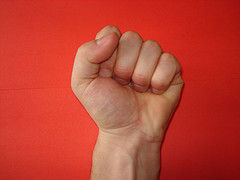
#> input picture pic/somepics/asdfgh0-1.jpg, 240 x 180 px; its folder holds only this picture in this run
$ python SLDP.py
#> lines starting #> are read from the running program, lines starting #| are printed output that depends on the picture; after the words box and inside, x2 and y2 are one past the last pixel; in counts of white or black regions, pixels touching at a corner belong together
# imports
import numpy as np
import glob
from sklearn.linear_model import Perceptron
from sklearn.model_selection import train_test_split
from sklearn.metrics import accuracy_score
import matplotlib.pyplot as plt
from PIL import Image
from skimage.util import random_noise

dirTrain = '../pic/TrainData/*.png'
dirTest = '../pic/TestData/*.png'
dirNoisy = '../pic/somepics/*.*'


def resizeImage(location, saveLoc):
#> called with location = '../pic/TrainData/*.png', saveLoc = '../pic/resized/train/SLDP/'
    imgMatrixList = list()
    noisyImg = list()
    resizedImg = list()
    imageName = list()
    imageLabel = list()
    for filename in glob.glob(location):
        im = Image.open(filename).convert('L')  # read image and turn it to gray
        bw = im.point(lambda r: 0 if r < 120 else 255, '1')  # create bw !but i use it cuz its faster!
        # bw = np.asarray(im).copy()
        # # Pixel range is 0...255, 256/2 = 128 but  120 is better for (threshold) here
        # bw[bw < 110] = 0  # Black
        # bw[bw >= 110] = 255  # White
        # bww = Image.fromarray(bw)  # Now we put it back
        imr = bw.resize((622, 534))  # resize image to max one (here us 622 * 534) !!! hard code !!!
        noisyimage = Image.fromarray((255 * (random_noise(np.asarray(imr), mode='s&p', amount=0.15, salt_vs_pepper=0.25))).astype(np.uint8))
        noisyImg.append(np.array(noisyimage))
        resizedImg.append(imr)  # append resized images
        imageName.append(filename.split("\\")[1])  # save File names
        imageLabel.append(filename.split("\\")[1][6])
        iml = np.where(np.array(imr) == True, 1, -1)  # turn 0 to -1 (black) and 255 to 1 (white)
        imgMatrixList.append(iml)  # matrix of images
    for (i, new) in enumerate(resizedImg):  # recreate images with new size and labeled name
        new.save('{}{}'.format(saveLoc, imageName[i]))
    return np.array(noisyImg), np.array(imgMatrixList), np.array(imageLabel)


# read data and preprocess x and y
noisy_matrix_train, feature_train_matrix, target_train = resizeImage(dirTrain, '../pic/resized/train/SLDP/')
noisy_matrix_test, feature_test_matrix, target_test = resizeImage(dirTest, '../pic/resized/test/SLDP/')
noisy_matrix_somepics, feature_noisy_matrix, target_somepics = resizeImage(dirNoisy, '../pic/resized/somepics/SLDP/')
#> call 3 of resizeImage, with location = '../pic/somepics/*.*', saveLoc = '../pic/resized/somepics/SLDP/'
#> in resizeImage (call 3), `im = Image.open(filename).convert('L')`:
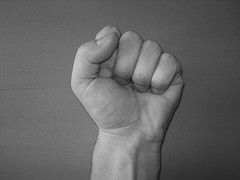
#> im: PIL image 240x180 L; min 15, max 209, mean 101
#> in resizeImage (call 3), `bw = im.point(lambda r: 0 if r < 120 else 255, '1')`:
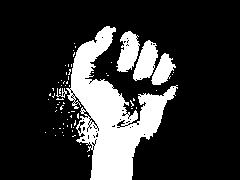
#> bw: PIL image 240x180 1; 20.1% white; 67 white regions (62 under 20 px), largest, box (x1, y1, x2, y2) and area: (66, 26, 178, 180) 6798, (133, 40, 158, 81) 622, (116, 31, 140, 72) 618, (151, 53, 176, 85) 436, (56, 88, 67, 98) 39
#> in resizeImage (call 3), `imr = bw.resize((622, 534))`:
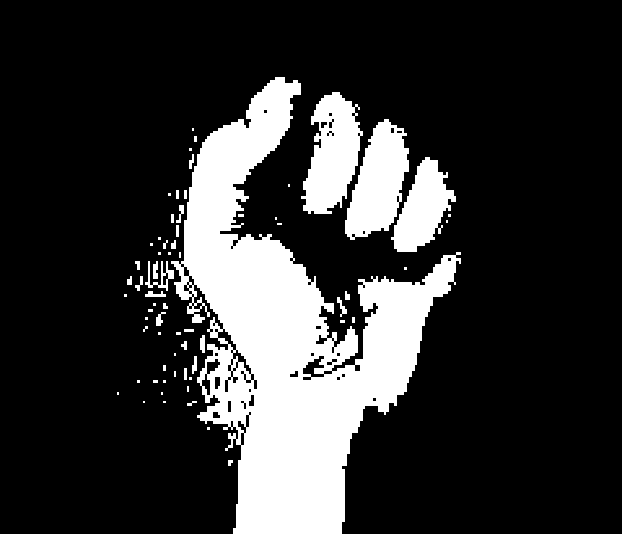
#> imr: PIL image 622x534 1; 20.1% white; 67 white regions (38 under 20 px), largest, box (x1, y1, x2, y2) and area: (171, 77, 461, 534) 52237, (345, 119, 409, 240) 4770, (301, 92, 363, 214) 4755
#> in resizeImage (call 3), `noisyimage = Image.fromarray((255 * (random_noise(np.asarray(imr), mod..`:
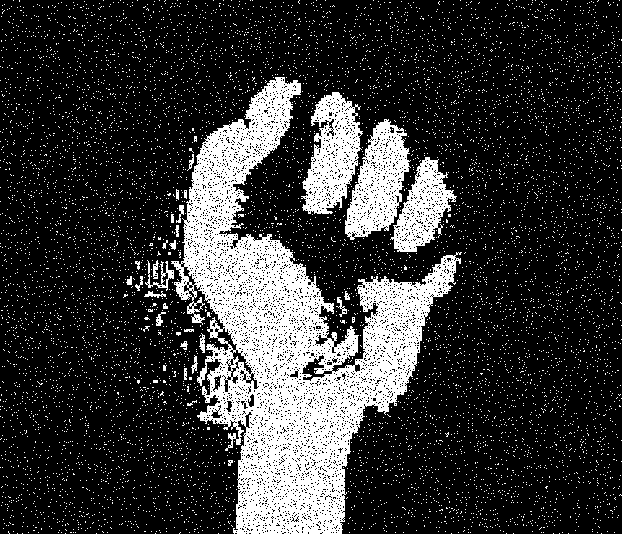
#> noisyimage: PIL image 622x534 L; 20.8% white; 8339 white regions (8310 under 20 px), largest, box (x1, y1, x2, y2) and area: (171, 77, 462, 534) 46432, (345, 119, 411, 240) 4278, (301, 92, 363, 214) 4271
#> (the run stopped early here; a loop or call above may not have finished)
